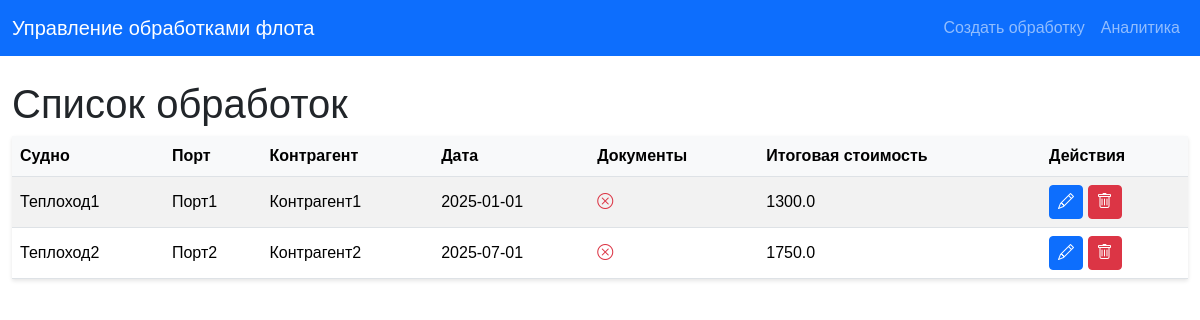
Before: / with the older database file.
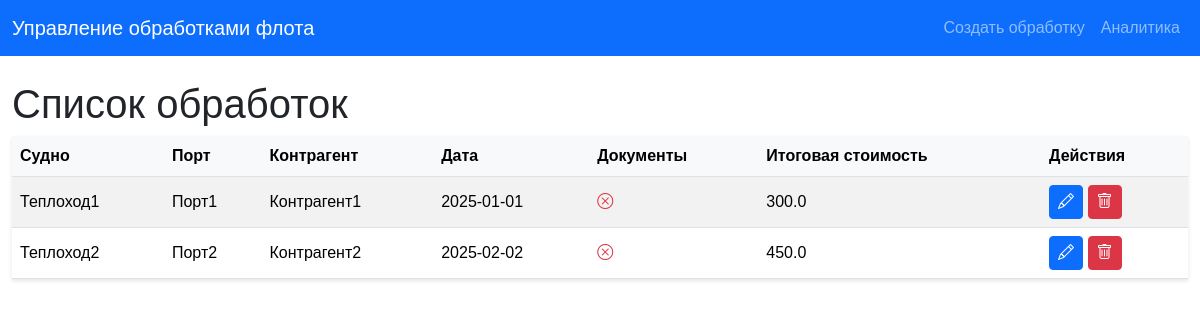
After: the same page with the newer database file.
### main.py (models this page shows)
class Operation(Base):
    __tablename__ = "operations"
    id = Column(Integer, primary_key=True, index=True)
    ship_id = Column(Integer, ForeignKey("ships.id"))
    port_id = Column(Integer, ForeignKey("ports.id"))
    contractor_id = Column(Integer, ForeignKey("contractors.id"))
    date = Column(Date)
    has_documents = Column(Boolean, default=False)
    ship = relationship("Ship")
    port = relationship("Port")
    contractor = relationship("Contractor")
    pollutants = relationship("OperationPollutant", back_populates="operation", cascade="all, delete-orphan")

class Ship(Base):
    __tablename__ = "ships"
    id = Column(Integer, primary_key=True, index=True)
    name = Column(String, unique=True, index=True)

class Port(Base):
    __tablename__ = "ports"
    id = Column(Integer, primary_key=True, index=True)
    name = Column(String, unique=True, index=True)

class Contractor(Base):
    __tablename__ = "contractors"
    id = Column(Integer, primary_key=True, index=True)
    name = Column(String, unique=True, index=True)

### main.py (the view)
@app.get("/", response_class=HTMLResponse)
async def list_operations(request: Request, db: Session = Depends(get_db)):
    operations = db.query(Operation).all()
    total_costs = {}
    for op in operations:
        total_cost = db.query(func.sum(OperationPollutant.cost)).filter(OperationPollutant.operation_id == op.id).scalar() or 0.0
        total_costs[op.id] = total_cost
    return templates.TemplateResponse("list.html", {
        "request": request,
        "operations": operations,
        "total_costs": total_costs
    })

### templates/list.html (shortened to what this page needs)
<!DOCTYPE html>
<html lang="ru">
<head>
    <link href="https://cdn.jsdelivr.net/npm/bootstrap@5.3.3/dist/css/bootstrap.min.css" rel="stylesheet">
    <link href="/static/styles.css" rel="stylesheet">
    <link href="https://cdn.jsdelivr.net/npm/bootstrap-icons/font/bootstrap-icons.css" rel="stylesheet">
</head>
<body>
    <nav class="navbar navbar-expand-lg navbar-dark bg-primary">
        <div class="container">
            <a class="navbar-brand" href="/">Управление обработками флота</a>
            <div class="navbar-nav">
                <a class="nav-link" href="/create">Создать обработку</a>
                <a class="nav-link" href="/analytics">Аналитика</a>
            </div>
        </div>
    </nav>
    <div class="container mt-4">
        <h1>Список обработок</h1>
        <table class="table table-striped" id="operationsTable">
            <thead>
                <tr>
                    <th>Судно</th>
                    <th>Порт</th>
                    <th>Контрагент</th>
                    <th>Дата</th>
                    <th>Документы</th>
                    <th>Итоговая стоимость</th>
                    <th>Действия</th>
                </tr>
            </thead>
            <tbody>
                {% for operation in operations %}
                <tr style="cursor: pointer;" onclick="showDetails({{ operation.id | safe }})">
                    <td>{{ operation.ship.name }}</td>
                    <td>{{ operation.port.name }}</td>
                    <td>{{ operation.contractor.name }}</td>
                    <td>{{ operation.date }}</td>
                    <td>
                        {% if operation.has_documents %}
                        <i class="bi bi-check-circle text-success"></i>
                        {% else %}
                        <i class="bi bi-x-circle text-danger"></i>
                        {% endif %}
                    </td>
                    <td>{{ total_costs[operation.id] | float | round(2) }}</td>
                    <td>
                        <a href="/edit/{{ operation.id }}" class="btn btn-sm btn-primary" onclick="event.stopPropagation();"><i class="bi bi-pencil"></i></a>
                        <form action="/delete/{{ operation.id }}" method="post" style="display:inline;">
                            <button type="submit" class="btn btn-sm btn-danger" onclick="event.stopPropagation(); return confirm('Вы уверены, что хотите удалить эту обработку?')"><i class="bi bi-trash"></i></button>
                        </form>
                    </td>
                </tr>
                {% endfor %}
            </tbody>
        </table>
    </div>
</body>
</html>

### static/styles.css (style rules this page uses)
body { font-family: Arial, sans-serif; }
.table { border-collapse: separate; border-spacing: 0; box-shadow: 0 2px 4px rgba(0, 0, 0, 0.1); }
.table th, .table td { vertical-align: middle; }
.table th { background-color: #f8f9fa; }
.btn-sm { padding: 0.25rem 0.5rem; font-size: 0.875rem; }
.container { max-width: 1200px; }

### templates/list.html (style rules this page uses)
.btn-sm i { font-size: 1rem; }

Changed rows visible on the page:
computed for Operation "Теплоход1": total_costs "1300.0" → "300.0"
changed Operation "Теплоход2": date "2025-07-01" → "2025-02-02"; total_costs "1750.0" → "450.0"
